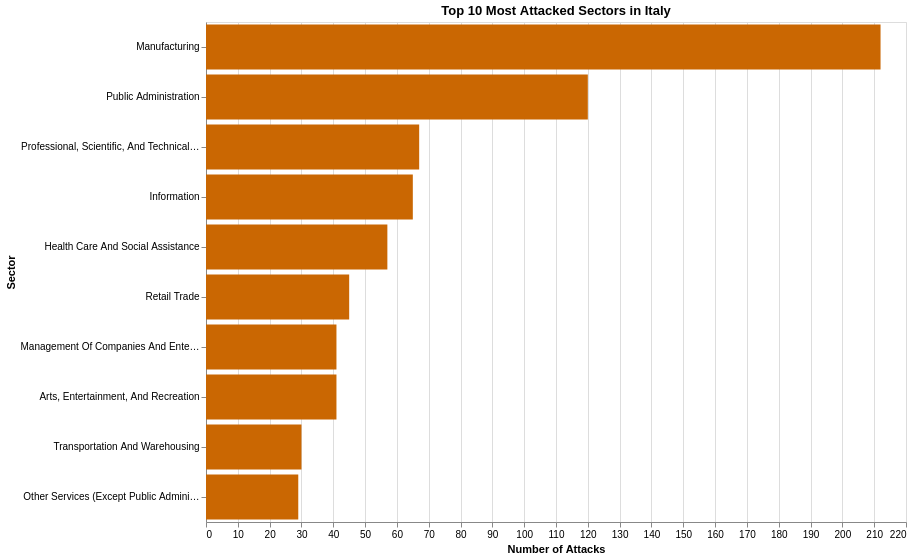

Write the Vega-Lite specification saved for this chart.
### Vega-Lite specification from a JSON file in a GitHub repository (floating-point values rounded to 4 significant figures)
{"config": {"view": {"continuousWidth": 300, "continuousHeight": 300}}, "data": {"name": "data-026a8394db51cc617f8bead208ccd88b"}, "mark": {"type": "bar", "color": "#ca6702"}, "encoding": {"tooltip": [{"field": "industry", "title": "Sector", "type": "nominal"}, {"field": "Attacks", "title": "Number of Attacks", "type": "quantitative"}], "x": {"field": "Attacks", "title": "Number of Attacks", "type": "quantitative"}, "y": {"field": "industry", "sort": "-x", "title": "Sector", "type": "nominal"}}, "height": 500, "title": "Top 10 Most Attacked Sectors in Italy", "width": 700, "$schema": "https://vega.github.io/schema/vega-lite/v5.20.1.json", "datasets": {"data-026a8394db51cc617f8bead208ccd88b": [{"industry": "Manufacturing", "Attacks": 212}, {"industry": "Public Administration", "Attacks": 120}, {"industry": "Professional, Scientific, And Technical Services", "Attacks": 67}, {"industry": "Information", "Attacks": 65}, {"industry": "Health Care And Social Assistance", "Attacks": 57}, {"industry": "Retail Trade", "Attacks": 45}, {"industry": "Management Of Companies And Enterprises", "Attacks": 41}, {"industry": "Arts, Entertainment, And Recreation", "Attacks": 41}, {"industry": "Transportation And Warehousing", "Attacks": 30}, {"industry": "Other Services (Except Public Administration)", "Attacks": 29}]}}
